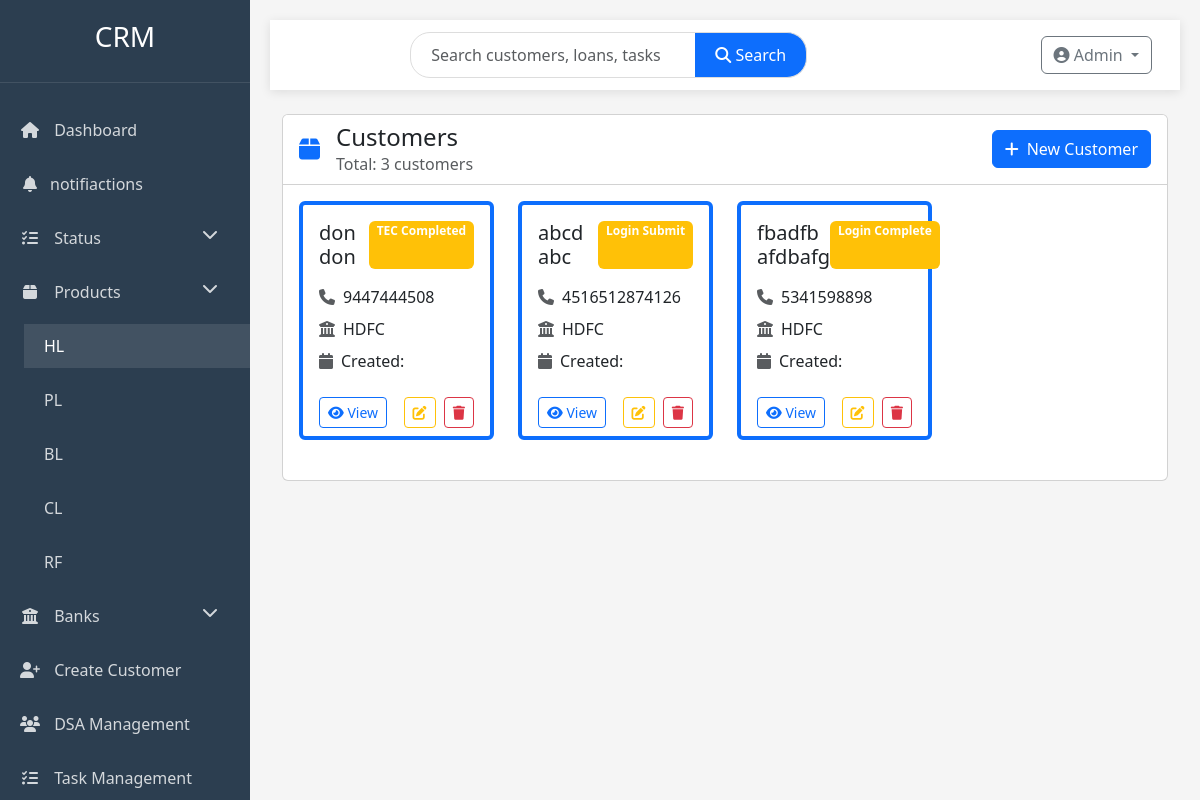
Page /product_catogory/HL/ on the earlier database version.
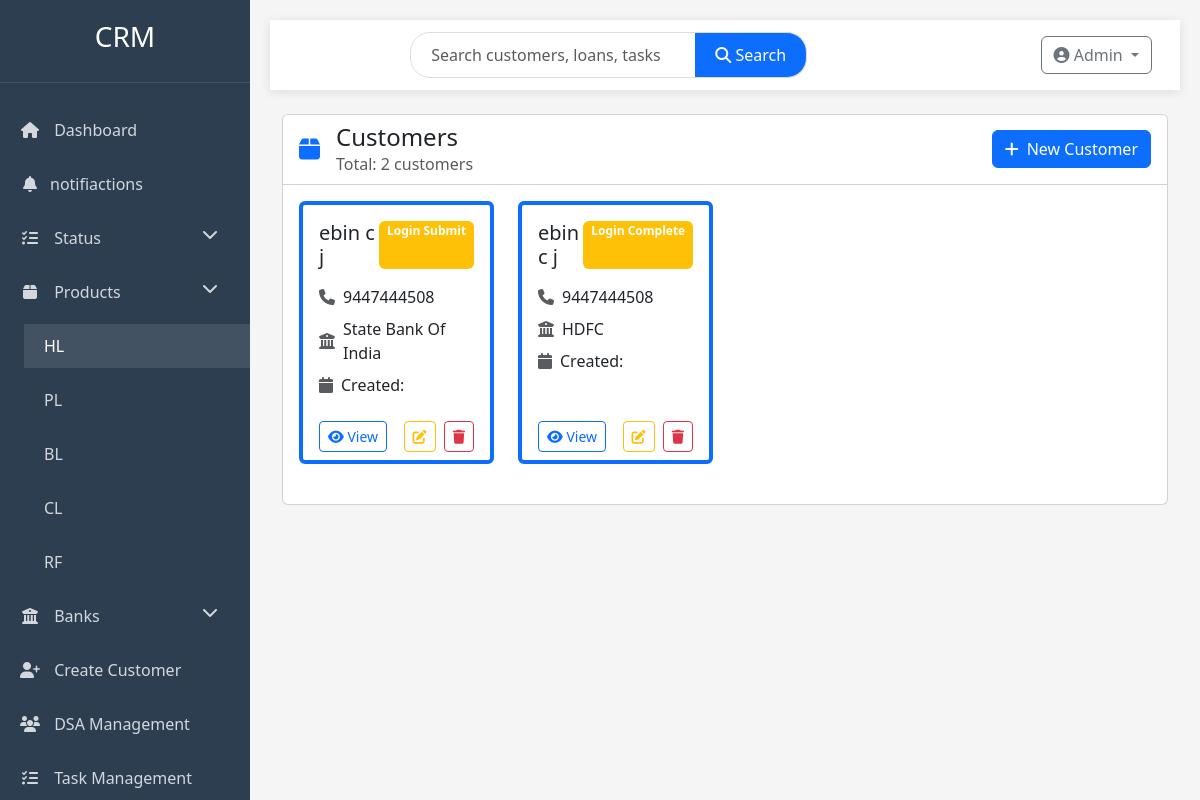
Same page on the later database version.
### profiles/models.py (models this page shows, shortened)
class Customer(models.Model):
    f_name = models.CharField(max_length=50)
    l_name = models.CharField(max_length=50)
    phone_num = models.IntegerField()
    product = models.CharField(choices=PRODUCT_CHOICE, max_length=20)
    bank = models.CharField(choices=BANK_CHOICE, max_length=20)
    status = models.CharField(choices=STATUS_CHOICES, max_length=20)
    type = models.CharField(choices=TYPE_CHOICES, max_length=4)
    dsa = models.ForeignKey(DSA, on_delete=models.SET_NULL, null=True, blank=True)
    created_date = models.DateField(auto_now_add=True)

### profiles/views.py (the view)
# urls.py: path('product_catogory/<slug:val>/', views.Pdoduct_Catogory.as_view(),name="product_catogory"),
class Pdoduct_Catogory(View):
    def get(self,request,val):
        product = Customer.objects.filter(product=val)
        titles = product.values('f_name','l_name')
        return render(request,'Product_catogory.html',{'product': product, 'titles': titles})

### templates/Product_catogory.html (shortened to what the changed rows need)
{% extends 'base.html' %}
{% block content %}
<div class="row animate-fade">
    <div class="col-12">
        <div class="card">
            <div class="card-header bg-white">
                <div class="d-flex justify-content-between align-items-center">
                    <div class="d-flex align-items-center">
                        <div>
                            <h4 class="mb-0">{{ product_name }} Customers</h4>
                            <p class="text-muted mb-0">Total: {{ product.count }} customers</p>
                        </div>
                    </div>
                </div>
            </div>
            <div class="card-body">
                {% if product %}
                <div class="row">
                    {% for prd in product %}
                    <div class="col-xl-3 col-lg-4 col-md-6 mb-4">
                        <div class="card h-100 border-start border-4
                            {% if prd.product == 'HL' %}border-primary
                            {% elif prd.product == 'PL' %}border-success
                            {% elif prd.product == 'BL' %}border-warning
                            {% elif prd.product == 'CL' %}border-info
                            {% else %}border-secondary{% endif %}">
                            <div class="card-body">
                                <div class="d-flex justify-content-between mb-3">
                                    <h5 class="card-title mb-0">{{ prd.f_name }} {{ prd.l_name }}</h5>
                                    <span class="badge bg-{% if prd.status == 'disp' %}success{% elif prd.status == 'reject' %}danger{% else %}warning{% endif %}">
                                        {{ prd.get_status_display }}
                                    </span>
                                </div>
                                <div class="customer-info">
                                    <div class="d-flex align-items-center mb-2">
                                        <i class="fas fa-phone text-muted me-2"></i>
                                        <span>{{ prd.phone_num }}</span>
                                    </div>
                                    <div class="d-flex align-items-center mb-2">
                                        <i class="fas fa-university text-muted me-2"></i>
                                        <span>{{ prd.get_bank_display }}</span>
                                    </div>
                                    <div class="d-flex align-items-center">
                                        <i class="fas fa-calendar text-muted me-2"></i>
                                        <span>Created: {{ prd.created_at|date:"M d, Y" }}</span>
                                    </div>
                                </div>
                            </div>
                            <div class="card-footer bg-transparent border-0 d-flex justify-content-between">
                                <a href="{% url 'details' prd.pk %}" class="btn btn-sm btn-outline-primary">
                                    <i class="fas fa-eye"></i> View
                                </a>
                                <div>
                                    <a href="{% url 'edit' prd.pk %}" class="btn btn-sm btn-outline-warning me-1">
                                        <i class="fas fa-edit"></i>
                                    </a>
                                    <a href="{% url 'delete' prd.pk %}" class="btn btn-sm btn-outline-danger">
                                        <i class="fas fa-trash"></i>
                                    </a>
                                </div>
                            </div>
                        </div>
                    </div>
                    {% endfor %}
                </div>
                {% else %}
                <div class="text-center py-5">
                    <i class="fas fa-box-open fa-3x text-muted mb-3"></i>
                    <h5>No {{ product_name }} Customers Found</h5>
                    <p class="text-muted">Click the button above to add a new customer</p>
                </div>
                {% endif %}
            </div>
        </div>
    </div>
</div>
{% endblock %}

Differences in the rows shown:
no longer on this page (row edited): Customer: f_name "don", l_name "don", status "TEC Completed", phone_num "9447444508", bank "HDFC"
removed Customer: f_name "abcd", l_name "abc", status "Login Submit", phone_num "4516512874126", bank "HDFC"
removed Customer: f_name "fbadfb", l_name "afdbafg", status "Login Complete", phone_num "5341598898", bank "HDFC"
added Customer: f_name "ebin", l_name "c j", status "Login Submit", phone_num "9447444508", bank "State Bank Of India"
added Customer: f_name "ebin", l_name "c j", status "Login Complete", phone_num "9447444508", bank "HDFC"
Other differences:
{{ product.count }}: "3" → "2"
